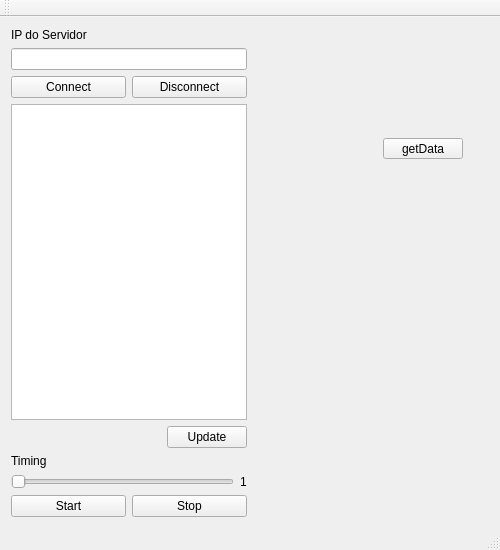
<?xml version="1.0" encoding="UTF-8"?>
<ui version="4.0">
 <class>MainWindow</class>
 <widget class="QMainWindow" name="MainWindow">
  <property name="geometry">
   <rect>
    <x>0</x>
    <y>0</y>
    <width>500</width>
    <height>550</height>
   </rect>
  </property>
  <property name="windowTitle">
   <string>MainWindow</string>
  </property>
  <widget class="QWidget" name="centralWidget">
   <layout class="QHBoxLayout" name="horizontalLayout_6">
    <item>
     <layout class="QHBoxLayout" name="horizontalLayout_5" stretch="50,50">
      <item>
       <layout class="QVBoxLayout" name="verticalLayout">
        <item>
         <widget class="QLabel" name="label">
          <property name="text">
           <string>IP do Servidor</string>
          </property>
         </widget>
        </item>
        <item>
         <widget class="QLineEdit" name="lineEditIP"/>
        </item>
        <item>
         <layout class="QHBoxLayout" name="horizontalLayout_3">
          <item>
           <widget class="QPushButton" name="pushButtonConnect">
            <property name="text">
             <string>Connect</string>
            </property>
           </widget>
          </item>
          <item>
           <widget class="QPushButton" name="pushButtonDisconnect">
            <property name="text">
             <string>Disconnect</string>
            </property>
           </widget>
          </item>
         </layout>
        </item>
        <item>
         <widget class="QTextBrowser" name="textBrowserIP"/>
        </item>
        <item>
         <layout class="QHBoxLayout" name="horizontalLayout_4">
          <item>
           <spacer name="horizontalSpacer">
            <property name="orientation">
             <enum>Qt::Horizontal</enum>
            </property>
            <property name="sizeHint" stdset="0">
             <size>
              <width>158</width>
              <height>20</height>
             </size>
            </property>
           </spacer>
          </item>
          <item>
           <widget class="QPushButton" name="pushButtonUpdate">
            <property name="text">
             <string>Update</string>
            </property>
           </widget>
          </item>
         </layout>
        </item>
        <item>
         <widget class="QLabel" name="labelTiming">
          <property name="text">
           <string>Timing</string>
          </property>
         </widget>
        </item>
        <item>
         <layout class="QHBoxLayout" name="horizontalLayout_2">
          <item>
           <widget class="QSlider" name="horizontalSliderTiming">
            <property name="orientation">
             <enum>Qt::Horizontal</enum>
            </property>
           </widget>
          </item>
          <item>
           <widget class="QLabel" name="labelNumberTiming">
            <property name="text">
             <string>1</string>
            </property>
           </widget>
          </item>
         </layout>
        </item>
        <item>
         <layout class="QHBoxLayout" name="horizontalLayout">
          <item>
           <widget class="QPushButton" name="pushButtonStart">
            <property name="text">
             <string>Start</string>
            </property>
           </widget>
          </item>
          <item>
           <widget class="QPushButton" name="pushButtonStop">
            <property name="text">
             <string>Stop</string>
            </property>
           </widget>
          </item>
         </layout>
        </item>
       </layout>
      </item>
      <item>
       <widget class="Plotter" name="widget" native="true">
        <widget class="QPushButton" name="pushButtonGet">
         <property name="geometry">
          <rect>
           <x>130</x>
           <y>110</y>
           <width>80</width>
           <height>21</height>
          </rect>
         </property>
         <property name="text">
          <string>getData</string>
         </property>
        </widget>
       </widget>
      </item>
     </layout>
    </item>
   </layout>
  </widget>
  <widget class="QMenuBar" name="menuBar">
   <property name="geometry">
    <rect>
     <x>0</x>
     <y>0</y>
     <width>500</width>
     <height>22</height>
    </rect>
   </property>
  </widget>
  <widget class="QToolBar" name="mainToolBar">
   <attribute name="toolBarArea">
    <enum>TopToolBarArea</enum>
   </attribute>
   <attribute name="toolBarBreak">
    <bool>false</bool>
   </attribute>
  </widget>
  <widget class="QStatusBar" name="statusBar"/>
 </widget>
 <layoutdefault spacing="6" margin="11"/>
 <customwidgets>
  <customwidget>
   <class>Plotter</class>
   <extends>QWidget</extends>
   <header>plotter.h</header>
   <container>1</container>
  </customwidget>
 </customwidgets>
 <resources/>
 <connections>
  <connection>
   <sender>horizontalSliderTiming</sender>
   <signal>valueChanged(int)</signal>
   <receiver>labelNumberTiming</receiver>
   <slot>setNum(int)</slot>
   <hints>
    <hint type="sourcelabel">
     <x>96</x>
     <y>405</y>
    </hint>
    <hint type="destinationlabel">
     <x>107</x>
     <y>402</y>
    </hint>
   </hints>
  </connection>
 </connections>
</ui>
